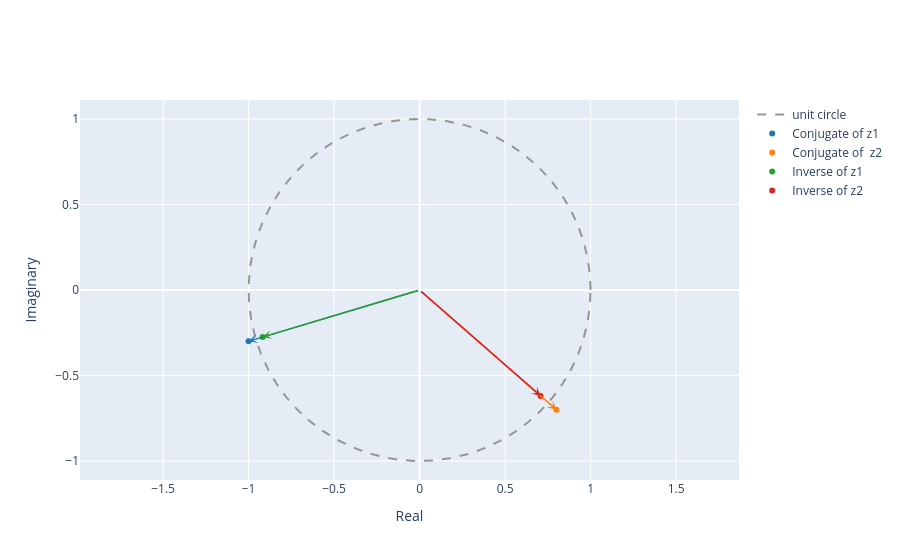

Source (notebook cell):
### Markdown cell above
1.2. Compute the conjugate z* and the inverse 1/z for both $z_1$ and $z_2$ and plot the results as vectors in the complex plane.

### Code cell
# The conjugate of a complex number z= a+ bi is z*= a-bi 
zconjugate1= -1-0.3j
zconjugate2= 0.8-0.7j
#For calculating the inverse =1/z
zinverse1= 1/z1
zinverse2=1/z2
plot_complex([zconjugate1, zconjugate2, zinverse1,zinverse2], name=['Conjugate of z1', 'Conjugate of  z2', 'Inverse of z1','Inverse of z2'])

### Figure 1 — Plotly figure (JSON) as saved in the notebook; plotly's stock layout.template omitted (floating-point values rounded to 4 significant figures; data arrays with more than 128 entries replaced by an {"elided": "..."} marker saying what was removed)
{"data": [{"line": {"color": "rgb(150,150,150)", "dash": "dash", "shape": "linear"}, "mode": "lines", "name": "unit circle", "type": "scatter", "x": {"elided": "1000 float values"}, "y": {"elided": "1000 float values"}}, {"marker": {"color": "#1f77b4"}, "mode": "markers", "name": "Conjugate of z1", "type": "scatter", "x": [-1], "y": [-0.3]}, {"marker": {"color": "#ff7f0e"}, "mode": "markers", "name": "Conjugate of  z2", "type": "scatter", "x": [0.8], "y": [-0.7]}, {"marker": {"color": "#2ca02c"}, "mode": "markers", "name": "Inverse of z1", "type": "scatter", "x": [-0.9174], "y": [-0.2752]}, {"marker": {"color": "#d62728"}, "mode": "markers", "name": "Inverse of z2", "type": "scatter", "x": [0.708], "y": [-0.6195]}], "layout": {"annotations": [{"arrowcolor": "#1f77b4", "arrowhead": 3, "arrowwidth": 1.5, "ax": 0, "axref": "x", "ay": 0, "ayref": "y", "showarrow": true, "text": "", "x": -1, "y": -0.3}, {"arrowcolor": "#ff7f0e", "arrowhead": 3, "arrowwidth": 1.5, "ax": 0, "axref": "x", "ay": 0, "ayref": "y", "showarrow": true, "text": "", "x": 0.8, "y": -0.7}, {"arrowcolor": "#2ca02c", "arrowhead": 3, "arrowwidth": 1.5, "ax": 0, "axref": "x", "ay": 0, "ayref": "y", "showarrow": true, "text": "", "x": -0.9174, "y": -0.2752}, {"arrowcolor": "#d62728", "arrowhead": 3, "arrowwidth": 1.5, "ax": 0, "axref": "x", "ay": 0, "ayref": "y", "showarrow": true, "text": "", "x": 0.708, "y": -0.6195}], "xaxis": {"title": {"text": "Real"}}, "yaxis": {"scaleanchor": "x", "scaleratio": 1, "title": {"text": "Imaginary"}}}}
